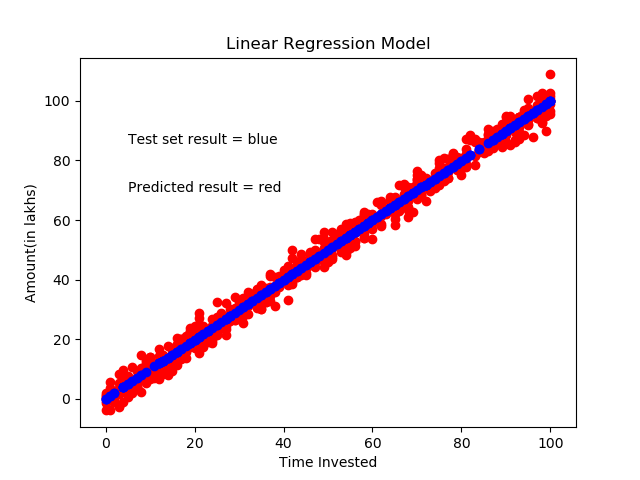

Write the Python code that produced this figure.
import numpy as np
import matplotlib.pyplot as plt
from sklearn.linear_model import LinearRegression

# Getting data from file
data=np.genfromtxt(r'train.csv', delimiter=',')
data=np.delete(data,0,axis=0)
dataTest=np.genfromtxt(r'test.csv', delimiter=',')
dataTest=np.delete(dataTest,0,axis=0)
# print (data)
Xtrain=data[:,0]
Xtest=dataTest[:,0]
# print(np.size(Xtrain))
# print(np.size(Xtest))
ytrain=data[:,1]
ytest=dataTest[:,1]
Xtrain=Xtrain.reshape(-1,1)
Xtest=Xtest.reshape(-1,1)
# print(np.size(Xtrain))
# print(np.size(Xtest))

#appplying linear Regression
linReg=LinearRegression()
linReg.fit(Xtrain,ytrain)
trainYpre=linReg.predict(Xtrain)

#testing on test set
testYpre=linReg.predict(Xtest)

#plotting data
plt.scatter(Xtrain, ytrain, color = 'red')
plt.scatter(Xtest, testYpre, color = 'blue')
plt.figtext(.2, .6, "Predicted result = red")
plt.figtext(.2, .7, "Test set result = blue")
plt.xlabel("Time Invested")
plt.ylabel("Amount(in lakhs)")
plt.title("Linear Regression Model")
plt.show()
